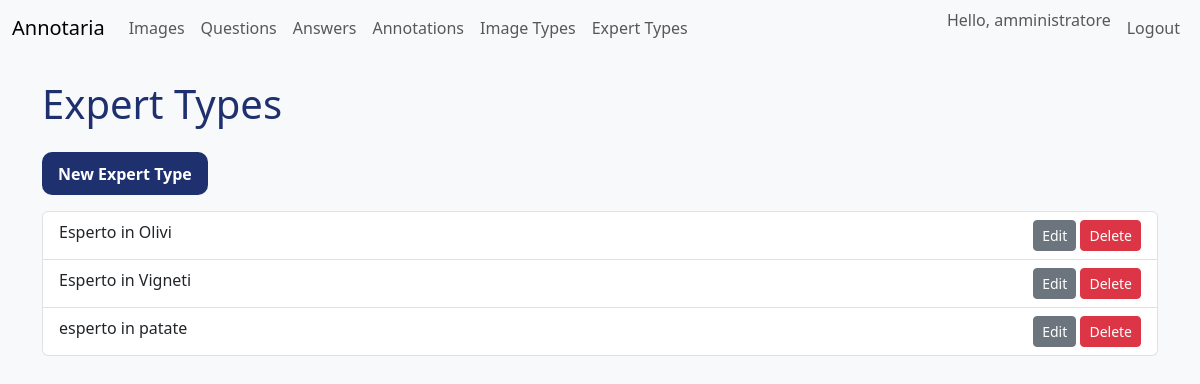
Before: /ui/expert-types (signed in) with the older database file.
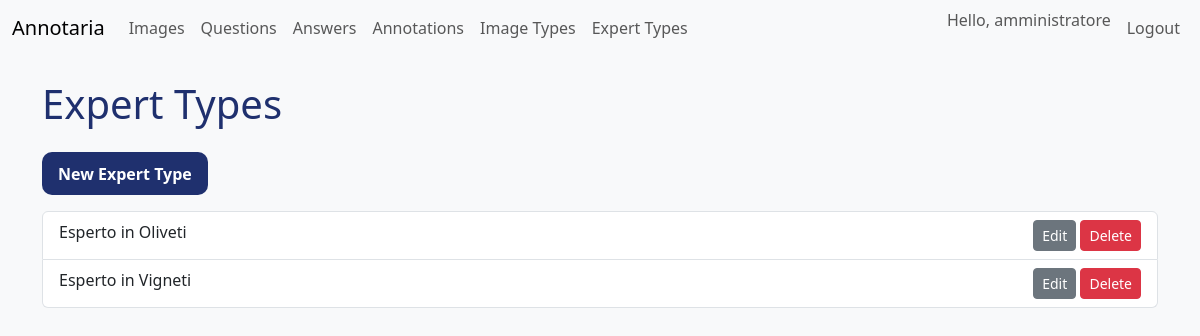
After: the same page with the newer database file.
### models.py (models this page shows)
class ExpertType(Base):
    __tablename__ = "expert_types"
    id = Column(Integer, primary_key=True, index=True)
    name = Column(String, unique=True, nullable=False)
    users = relationship("User", secondary=user_expert_types, back_populates="expert_types")

### routers/ui.py (the view)
@router.get(
    "/expert-types",
    response_class=HTMLResponse,
)
def list_expert_types(
    request: Request,
    user: UserModel = Depends(require_admin),
    db: Session = Depends(get_db),
):
    types = db.query(ExpertTypeModel).all()
    return templates.TemplateResponse(
        "expert_types.html", {"request": request, "types": types, "user": user}
    )

### templates/expert_types.html
{% extends "base.html" %}
{% block content %}
<h1>Expert Types</h1>
<a href="/ui/expert-types/create" class="btn btn-primary mb-3">New Expert Type</a>
<ul class="list-group">
{% for t in types %}
<li class="list-group-item d-flex justify-content-between">
    {{ t.name }}
    <span>
        <a href="/ui/expert-types/{{ t.id }}/edit" class="btn btn-sm btn-secondary">Edit</a>
        <form method="post" action="/ui/expert-types/{{ t.id }}/delete" class="d-inline">
            <button type="submit" class="btn btn-sm btn-danger">Delete</button>
        </form>
    </span>
</li>
{% endfor %}
</ul>
{% endblock %}

Changed rows visible on the page:
removed ExpertType: name "esperto in patate"
changed ExpertType: name "Esperto in Olivi" → "Esperto in Oliveti"
